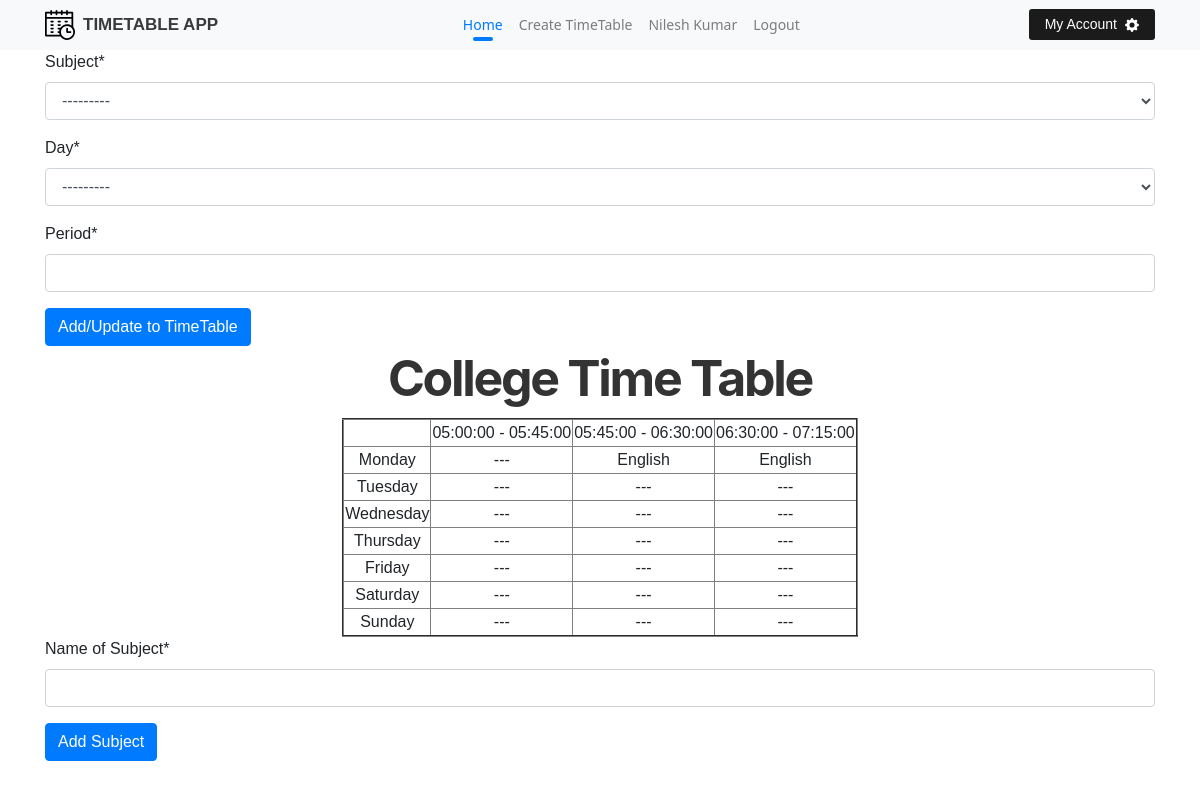
Before: /edit/1 (signed in) with the older database file.
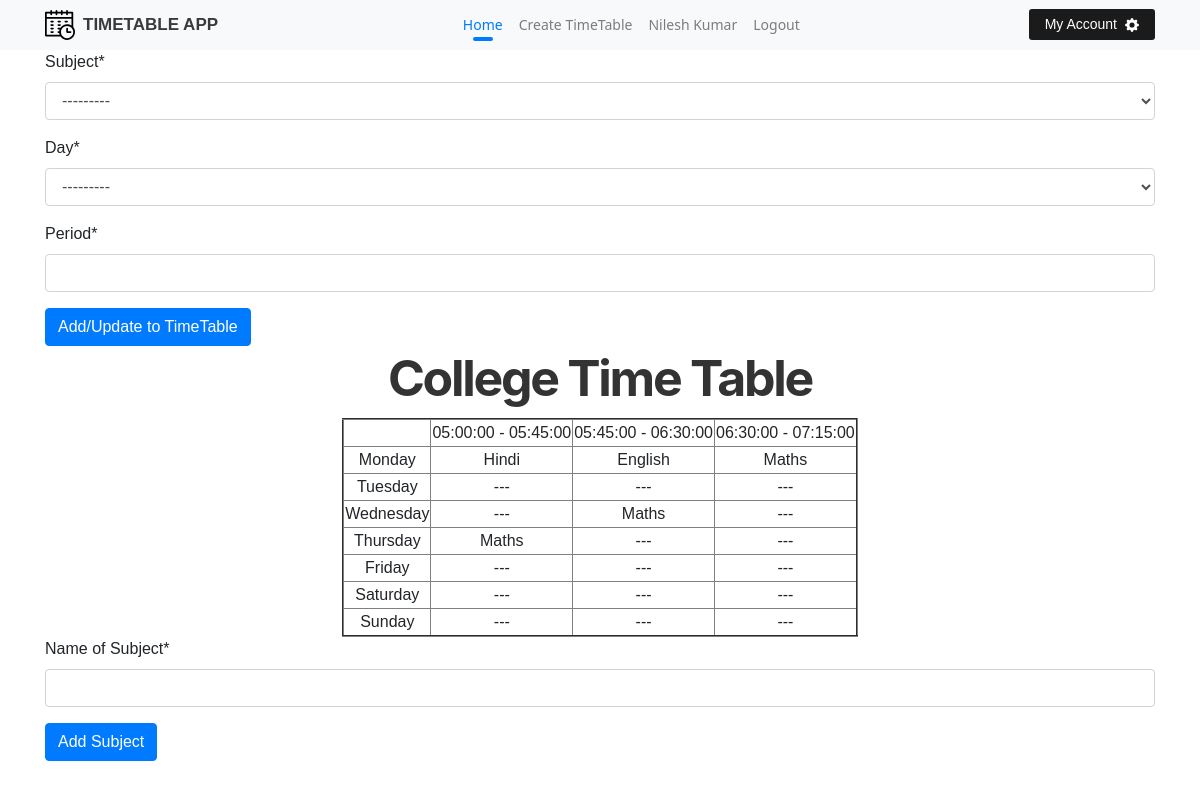
After: the same page with the newer database file.
### timetable/models.py (models this page shows, shortened)
class TimeTable(models.Model):
    name = models.CharField(max_length=30)
    duration_of_each_lec = models.IntegerField()
    day_off = models.IntegerField(choices = DayChoice.choices, null=True, blank=True)
    starts_at = models.TimeField(auto_now=False, auto_now_add=False)
    user = models.ForeignKey(settings.AUTH_USER_MODEL, on_delete=models.CASCADE, related_name='all_timetable')
    no_of_lec = models.IntegerField(validators=[MinValueValidator(2), MaxValueValidator(14)])

class Subject(models.Model):
    name_of_sub = models.CharField(max_length=30)
    user = models.ForeignKey(settings.AUTH_USER_MODEL, on_delete=models.CASCADE, related_name='all_sub')
    def __str__(self):
        return f'{self.name_of_sub}'

### timetable/views.py (the view, shortened to what this page needs)
# urls.py: path('edit/<int:id>', views.edit, name='edit'),
def edit(request, id):
    this_timetable = request.user.all_timetable.filter(id=id)[0]
    time_head = list()
    starts_at = this_timetable.starts_at
    for _ in range(this_timetable.no_of_lec):
        n_dtime = datetime.combine(date.today(), starts_at) + timedelta(minutes=this_timetable.duration_of_each_lec)
        time_head.append(f'{starts_at} - {n_dtime.time()}')
        starts_at = n_dtime.time()
    list_tt = [[None for _ in range(this_timetable.no_of_lec)] for _ in range(7)]
    for cell in this_timetable.sub_cell.all():
        list_tt[cell.day][cell.period] = cell.subject.name_of_sub
    all_days = [DayChoice(j).label for j in range(7)]
    mylist = zip(list_tt, all_days)
    ctx = {'id': id, 'mylist': mylist, 'time_head': time_head}
    subform = SubjectForm()
    ctx['subform'] = subform
    cellform = SubjectCellForm()
    all_subjects = Subject.objects.filter(user = request.user.id)
    ctx['all_subjects'] = all_subjects
    ctx['cellform'] = cellform
    ctx['title'] = this_timetable.name
    return render(request, 'timetable/edit.html', ctx)

### timetable/forms.py
class SubjectForm(forms.ModelForm):
    class Meta:
        model = Subject
        fields = ['name_of_sub']
        labels = {
            'name_of_sub': 'Name of Subject'
        }

class SubjectCellForm(forms.ModelForm):
    class Meta:
        model = SubjectCell
        fields = ['subject', 'day', 'period']

### timetable/templates/timetable/edit.html (shortened to what this page needs)
{% extends 'timetable/base.html' %}
{% load crispy_forms_tags %}
{% block body %}
    <div class="container">
        <form action="{% url 'timetable:edit' id %}" method="POST">
            {{ cellform|crispy }}
            <input class="btn btn-primary" type="submit" name="cell" value="Add/Update to TimeTable">
        </form>
        <h1 class="text-center">{{ title }}</h1>
        <table border="2" cellspacing="3" align="center">
        <tr>
        <td align="center">
        {% for time in time_head %}
        <td>{{ time }}
        {% endfor %}
        </tr>
        {% for day, day_name in mylist %}
            <tr>
            <td align="center">{{ day_name }}
            {% for lec in day %}
            <td align="center">{% if lec is none %}---{% else %}{{ lec }}{% endif %}<br>
            {% endfor %}
            </tr>
        {% endfor %}
        </table>
        <form action="{% url 'timetable:edit' id %}" method="POST">
            {{ subform|crispy }}
            <input class='btn btn-primary' type="submit" name="subjec" value="Add Subject">
        </form>
    </div>
{% endblock body %}

### timetable/templates/timetable/base.html (shortened to what this page needs)
{% load static %}
<!DOCTYPE html>
<html lang="en">
<head>
    <link rel="stylesheet" href="{% static 'timetable/css/bootstrap.min.css' %}">
    <link rel="stylesheet" href="{% static 'timetable/css/style.css' %}">
</head>
<body>
    {% block navbar %}
    <nav class="navbar navbar-expand-lg navbar-light bg-light">
        <div class="container">
            <a class="navbar-brand" href="{% url 'timetable:index' %}">
                TimeTable App
            </a>
            <div class="collapse navbar-collapse" id="navbarSupportedContent">
                <ul class="navbar-nav mx-auto">
                <li class="nav-item active">
                    <a class="nav-link" href="#">Home <span class="sr-only">(current)</span></a>
                </li>
                <li class="nav-item">
                    <a class="nav-link myBtn" href="javascript:void(0)">Create TimeTable <span class="sr-only">(current)</span></a>
                </li>
                {% if user.is_authenticated %}
                <li class="nav-item">
                    <a class="nav-link" href="">{{ user.get_full_name }} <span class="sr-only">(current)</span></a>
                </li>
                <li class="nav-item">
                    <a class="nav-link" href="{% url 'logout'%}">Logout <span class="sr-only">(current)</span></a>
                </li>
                {% endif %}
                </ul>
            </div>
            <div class="navbar-right ml-auto">
                <div class="drop-down">
                  <button class="drop-btn">My Account </button>
                </div>
            </div>
        </div>
    </nav>
    {% endblock navbar %}
    {% block body %}
    {% endblock %}
</body>
</html>

### timetable/static/timetable/css/style.css (style rules this page uses)
body { font-family: Arial, Helvetica, sans-serif; min-height: 720px; }
h1 { font-family: Circular,-apple-system,BlinkMacSystemFont,Roboto,Helvetica Neue,sans-serif !important; font-weight: 700; color: #333333; letter-spacing: -2.3px; line-height: 64px; font-size: 50px; }
.navbar { background-color: rgb(46, 46, 46); padding: 0.3rem; }
.navbar .navbar-brand { font-weight: 600; display: flex; align-items: center; font-size: 17px; text-transform: uppercase; font-family: sans-serif; color: #3a3a3a; }
.navbar .nav-link { padding: 0.5rem 1rem; font-size: 14px; font-family: 'Segoe UI', Tahoma, Geneva, Verdana, sans-serif; font-weight: 500; transition: ease-in 0.3s; position: relative; }
.navbar .active { position: relative; }
.navbar .active .nav-link { color: #007bff !important; }
.navbar .active::after,.navbar .nav-link::after { position: absolute; content: ''; height: 4px; bottom: 2px; left: 50%; width: 0px; background-color: #007bff; border-radius: 100px; transition: ease-in 0.2s; }
.navbar .active::after { width: 20px; left: calc(50% - 10px); }
.navbar .nav-link::after { background-color: #000000b3; }
.navbar .drop-btn { color: #ffffff; background-color: #1b1b1b; padding: 5px 16px; border-radius: 3px; display: flex; align-items: center; font-size: 14px; border: none; cursor: pointer; }
.navbar .drop-down { position: relative; display: inline-block; }

Changed rows visible on the page:
added Subject: day "Hindi"
now on this page (row unchanged): Subject: day "Maths" "Maths" "Maths"
Other visible differences:
list line gone: "English"
